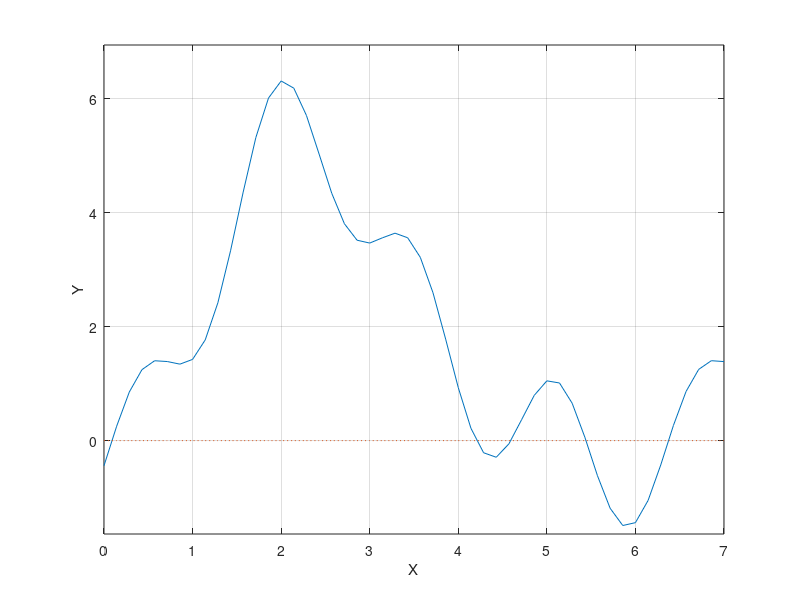

The MATLAB script that drew this image: (Note: this script raises an error after producing the figure.)
clear
a=0; b=7;
m=50; x=linspace(a,b,m);
h=0.001; iter=2; eps=0.001;
f=@(x)1+(1+sin(x)-cos(x)).^2-(sin(2*x)-cos(2*x)-0.2).^2;
y=f(x);
plot(x,f(x),x,0*x,':'); grid on;
xlabel('X'); ylabel('Y');
hold on
y_min=min(y); y_max=max(y);
if y_min<0 y_min=1.1*y_min; else y_min=0.9*y_min; end;
if y_max>0 y_max=1.1*y_max; else y_max=0.9*y_max; end;
axis([a,b,y_min,y_max]);
z=ginput(2); z1=z(1,1); z2=z(2,1);
f1=f(z1); f2=f(z2);z=(z1+z2)/2;y=f(z);
if (f1*f2<0)
P=plot(z1,0,'*',z2,0,'*',z,0,'*')
end
for i=1:iter
    if(f1*f2>0)
        break
    end
    z=(z1+z2)/2;
    y=f(z);
    delete(P);
    P=plot(z1,0,'*',z2,0,'*',z,0,'*')
if (f1*f2<0)
    while (abs(y)>=eps)
        if f1*y<0
            z2=z;
            z=(z1+z2)/2;
            y=f(z);
        else z1=z;
            z=(z1+z2)/2;
            y=f(z);
        end
    end
end
end
hold off